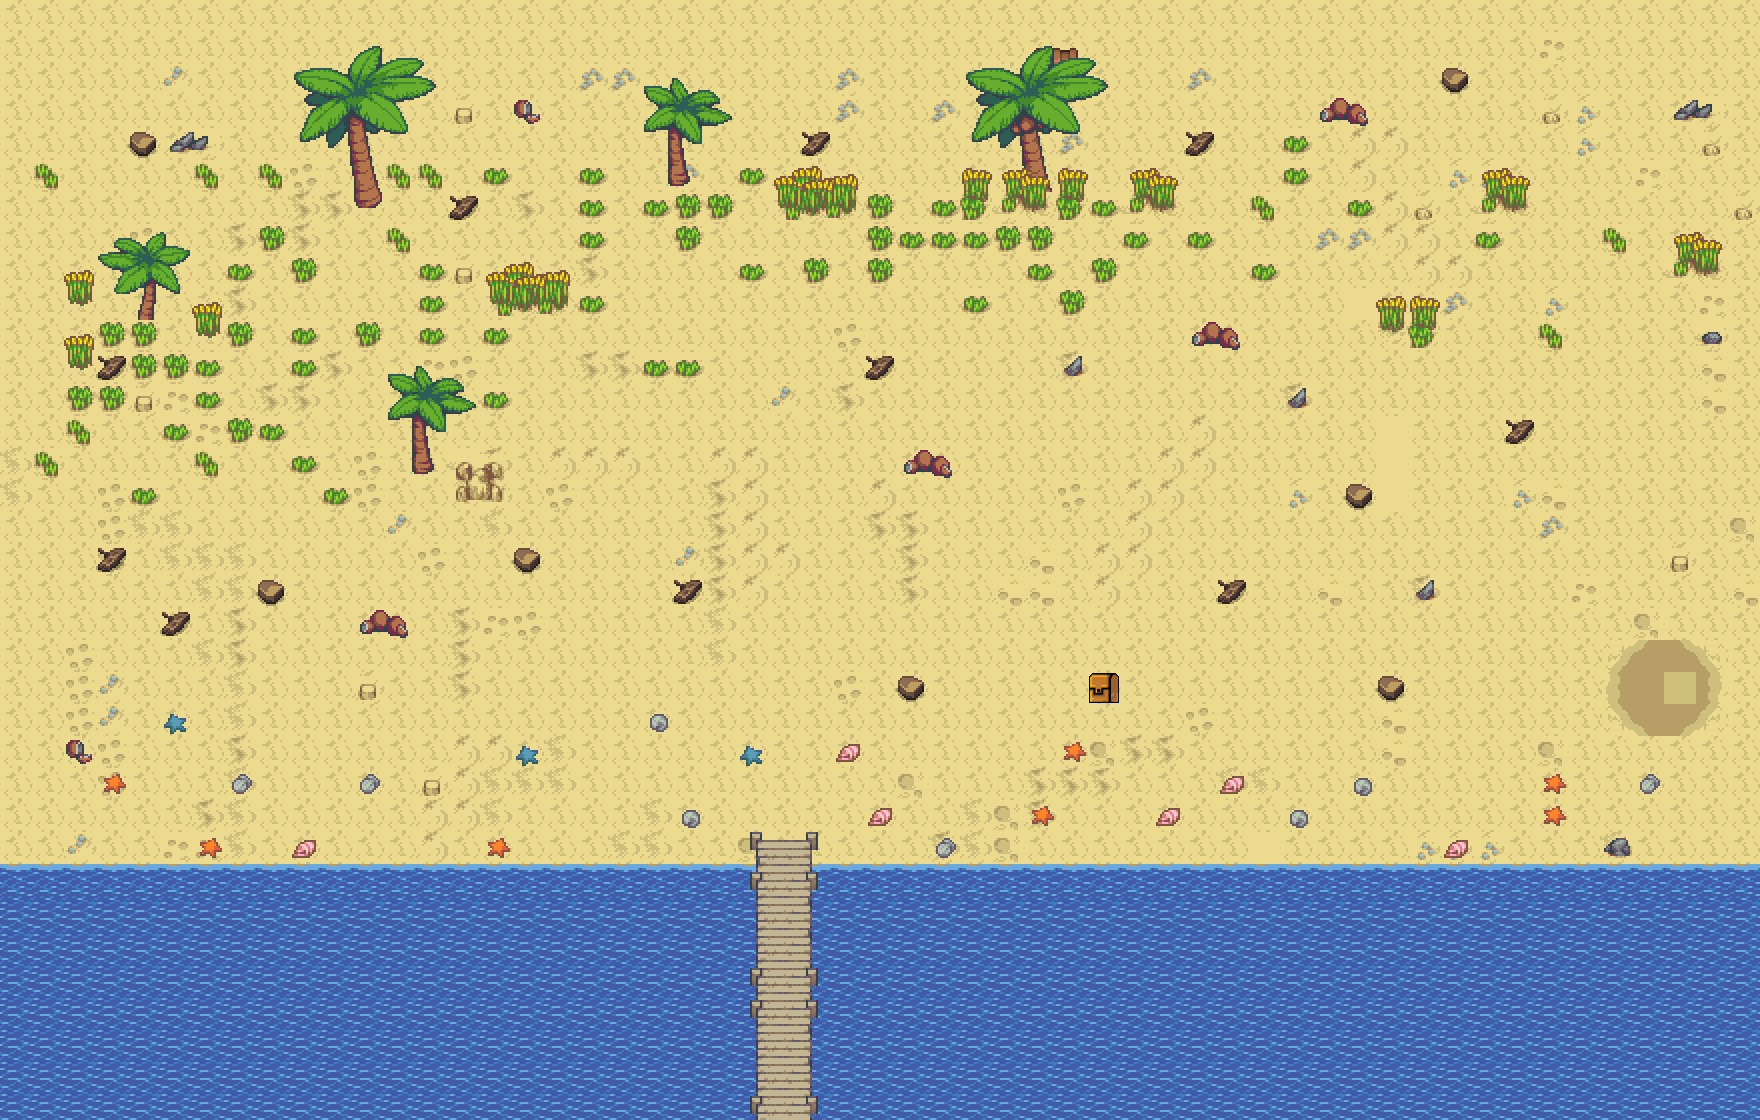

Below is a game level as drawn by its tile map, then a one-line description and the .tmx that defines it (tile-layer data replaced by summaries):
An orthogonal 55x35 tile map with 32x32 px tiles, 7 tile layers (background-layer, edibles-layer, tools-layer, trees-layer, ...), 5 tilesets and 32 objects.

<map version="1.4" tiledversion="1.4.3" orientation="orthogonal" renderorder="right-down" width="55" height="35" tilewidth="32" tileheight="32" infinite="0" nextlayerid="17" nextobjectid="42">
 <tileset firstgid="1" source="tf_beach_tileB.tsx" />
 <tileset firstgid="257" source="tf_beach_tileA1.tsx" />
 <tileset firstgid="449" source="CL_DEMO_32x32.tsx" />
 <tileset firstgid="1129" source="Kavely1.tsx" />
 <tileset firstgid="1133" source="Reppu.tsx" />
 <layer id="1" name="background-layer" width="55" height="35">
  <data>[1925 cells, 1925 non-empty, 23 distinct tile ids]</data>
 </layer>
 <objectgroup id="13" name="fishing-rectangles">
  <object id="37" x="32" y="832" width="704" height="32" />
  <object id="39" x="0" y="832" width="32" height="32" />
  <object id="40" x="832" y="832" width="928" height="32" />
 </objectgroup>
 <objectgroup id="12" name="tools-rectangles">
  <object id="19" x="96" y="544" width="32" height="32" />
  <object id="20" x="160" y="608" width="32" height="32" />
  <object id="21" x="256" y="576" width="32" height="32" />
  <object id="22" x="128" y="128" width="32" height="32" />
  <object id="23" x="448" y="192" width="32" height="32" />
  <object id="24" x="800" y="128" width="32" height="32" />
  <object id="25" x="512" y="544" width="32" height="32" />
  <object id="26" x="672" y="576" width="32" height="32" />
  <object id="27" x="896" y="672" width="32" height="32" />
  <object id="28" x="864" y="352" width="32" height="32" />
  <object id="29" x="1216" y="576" width="32" height="32" />
  <object id="30" x="1376" y="672" width="32" height="32" />
  <object id="31" x="1344" y="480" width="32" height="32" />
  <object id="32" x="1504" y="416" width="32" height="32" />
  <object id="33" x="1440" y="64" width="32" height="32" />
  <object id="34" x="1184" y="128" width="32" height="32" />
  <object id="36" x="96" y="352" width="32" height="32" />
 </objectgroup>
 <objectgroup id="9" name="world-wall-rectangles">
  <object id="7" x="0" y="0" width="32" height="1120" />
  <object id="8" x="32" y="864" width="704" height="256" />
  <object id="9" x="832" y="864" width="896" height="256" />
  <object id="10" x="1728" y="0" width="32" height="1120" />
  <object id="11" x="32" y="0" width="1696" height="32" />
 </objectgroup>
 <layer id="10" name="edibles-layer" width="55" height="35">
  <data>[1925 cells, 10 non-empty, 3 distinct tile ids]</data>
 </layer>
 <objectgroup id="11" name="edibles-rectangles">
  <object id="12" x="64" y="736" width="32" height="32" />
  <object id="13" x="352" y="608" width="64" height="32" />
  <object id="14" x="896" y="448" width="64" height="32" />
  <object id="15" x="512" y="96" width="32" height="32" />
  <object id="16" x="1312" y="96" width="64" height="32" />
  <object id="17" x="1184" y="320" width="64" height="32" />
 </objectgroup>
 <layer id="6" name="tools-layer" width="55" height="35">
  <data>[1925 cells, 21 non-empty, 6 distinct tile ids]</data>
 </layer>
 <layer id="2" name="trees-layer" width="55" height="35">
  <data>[1925 cells, 85 non-empty, 53 distinct tile ids]</data>
 </layer>
 <layer id="3" name="grass-layer" width="55" height="35">
  <data>[1925 cells, 579 non-empty, 26 distinct tile ids]</data>
 </layer>
 <layer id="4" name="bridge-layer" width="55" height="35">
  <data>[1925 cells, 39 non-empty, 21 distinct tile ids]</data>
 </layer>
 <layer id="15" name="backpack-layer" width="55" height="35">
  <data>[1925 cells, 1 non-empty, 1 distinct tile ids]</data>
 </layer>
 <objectgroup id="16" name="backpack-rectangle">
  <object id="41" x="1088" y="672" width="32" height="32" />
 </objectgroup>
</map>
